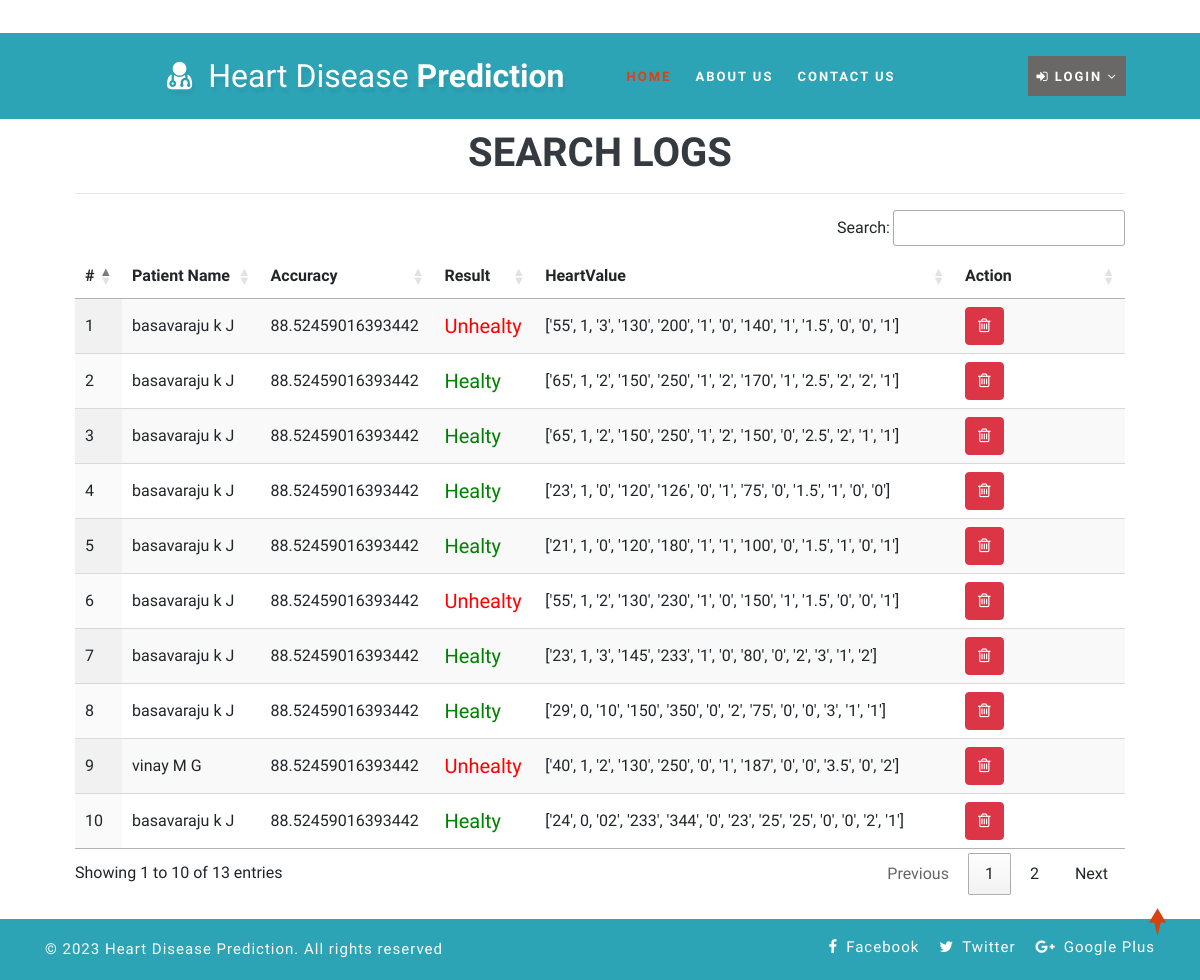
Screenshot of /view_search_pat (signed in) with the database file from the repository.
### health/models.py (models this page shows, shortened)
class Search_Data(models.Model):
    patient = models.ForeignKey(Patient, on_delete=models.CASCADE, null=True)
    prediction_accuracy = models.CharField(max_length=100,null=True,blank=True)
    result = models.CharField(max_length=100,null=True,blank=True)
    values_list = models.CharField(max_length=100,null=True,blank=True)
    created = models.DateTimeField(auto_now=True,null=True)

class Patient(models.Model):
    user = models.ForeignKey(User, on_delete=models.CASCADE, null=True)
    contact = models.CharField(max_length=100, null=True)
    address = models.CharField(max_length=100, null=True)
    dob = models.DateField(null=True)
    image = models.FileField(null=True)

### health/views.py (the view)
# urls.py: path('view_search_pat', view_search_pat,name="view_search_pat"),
@login_required(login_url="login")
def view_search_pat(request):
    doc = None
    try:
        doc = Doctor.objects.get(user=request.user)
        data = Search_Data.objects.filter(patient__address__icontains=doc.address).order_by('-id')
    except:
        try:
            doc = Patient.objects.get(user=request.user)
            data = Search_Data.objects.filter(patient=doc).order_by('-id')
        except:
            data = Search_Data.objects.all().order_by('-id')
    return render(request,'view_search_pat.html',{'data':data})

### health/templates/view_search_pat.html
{% extends 'index.html' %}
{% load static %}
{% block body %}
<div class="container-fluid" style="width:90%;margin-top:8%">
                    <div class="container-fluid">
                        <h1 align="center" class="w3ls-title text-uppercase text-dark font-weight-bold">Search Logs</h1>
                         </div><hr>
                                <table id="example" class="display" style="width:100%">
                                  <thead>
                                    <tr>
                                      <th>#</th>
                                      {% if request.user.patient_set.all.0 %}
                                      <th>Date</th>
                                      {% else %}
                                      <th>Patient Name</th>
                                      {% endif %}
                                      <th>Accuracy</th>
                                      <th>Result</th>
                                      <th>HeartValue</th>
                                      <th>Action</th>
                                  </tr>
                              </thead>
                              <tbody>
                              {% for i in data %}
                                <tr>
                                  <td>{{forloop.counter}}</td>
                                  {% if request.user.patient_set.all.0 %}
                                    <td>{{i.created}}</td>
                                  {% else %}
                                  <td>{{i.patient.user.first_name}} {{i.patient.user.last_name}}</td>
                                  {% endif %}
                                    <td>{{i.prediction_accuracy}}</td>
                                    <td>{% if i.result == "0" %}
                                      <h5 style="color:green">Healty</h5>
                                      {% else %}
                                      <h5 style="color:red">Unhealty</h5>
                                  {% endif %}
                                  </td>
                                  <td>{{i.values_list}}</td>
                                  <td style="width:150px">
                                      <a href="/delete_searched/{{i.id}}" ><button class="btn btn-danger" onclick="return confirm('Are you sure?')"><i class="fa fa-trash-o"></i></button></a></td>
                              </tr>
                              {% endfor %}
                          </tbody>
                      </table>
                  </div>
{% endblock %}

### health/static/css/style.css (style rules this page uses)
body { padding: 0; margin: 0; background: #FFF; font-family: 'Quicksand', sans-serif; }
body a, body button { transition: 0.5s all; -webkit-transition: 0.5s all; -moz-transition: 0.5s all; -o-transition: 0.5s all; -ms-transition: 0.5s all; text-decoration: none; }
html { scroll-behavior: smooth; }
h1, h2, h3, h4, h5, h6 { margin: 0; padding: 0; font-family: 'Mukta', sans-serif; }

### rows the page displays
Search_Data: patient.user.first_name "basavaraju", patient.user.last_name "k J", prediction_accuracy "88.52459016393442", result "Unhealty", values_list "['55', 1, '3', '130', '200', '1', '0', '140', '1', '1.5', '0', '0', '1']"
Search_Data: patient.user.first_name "basavaraju", patient.user.last_name "k J", prediction_accuracy "88.52459016393442", result "Healty", values_list "['65', 1, '2', '150', '250', '1', '2', '170', '1', '2.5', '2', '2', '1']"
Search_Data: patient.user.first_name "basavaraju", patient.user.last_name "k J", prediction_accuracy "88.52459016393442", result "Healty", values_list "['65', 1, '2', '150', '250', '1', '2', '150', '0', '2.5', '2', '1', '1']"
Search_Data: patient.user.first_name "basavaraju", patient.user.last_name "k J", prediction_accuracy "88.52459016393442", result "Healty", values_list "['23', 1, '0', '120', '126', '0', '1', '75', '0', '1.5', '1', '0', '0']"
Search_Data: patient.user.first_name "basavaraju", patient.user.last_name "k J", prediction_accuracy "88.52459016393442", result "Healty", values_list "['21', 1, '0', '120', '180', '1', '1', '100', '0', '1.5', '1', '0', '1']"
Search_Data: patient.user.first_name "basavaraju", patient.user.last_name "k J", prediction_accuracy "88.52459016393442", result "Unhealty", values_list "['55', 1, '2', '130', '230', '1', '0', '150', '1', '1.5', '0', '0', '1']"
Search_Data: patient.user.first_name "basavaraju", patient.user.last_name "k J", prediction_accuracy "88.52459016393442", result "Healty", values_list "['23', 1, '3', '145', '233', '1', '0', '80', '0', '2', '3', '1', '2']"
Search_Data: patient.user.first_name "basavaraju", patient.user.last_name "k J", prediction_accuracy "88.52459016393442", result "Healty", values_list "['29', 0, '10', '150', '350', '0', '2', '75', '0', '0', '3', '1', '1']"
Search_Data: patient.user.first_name "vinay", patient.user.last_name "M G", prediction_accuracy "88.52459016393442", result "Unhealty", values_list "['40', 1, '2', '130', '250', '0', '1', '187', '0', '0', '3.5', '0', '2']"
Search_Data: patient.user.first_name "basavaraju", patient.user.last_name "k J", prediction_accuracy "88.52459016393442", result "Healty", values_list "['24', 0, '02', '233', '344', '0', '23', '25', '25', '0', '0', '2', '1']"
